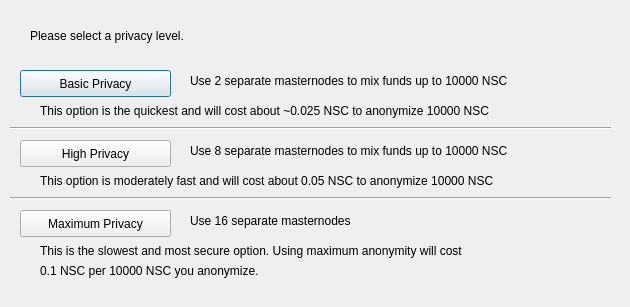
<?xml version="1.0" encoding="UTF-8"?>
<ui version="4.0">
 <class>ObfuscationConfig</class>
 <widget class="QDialog" name="ObfuscationConfig">
  <property name="geometry">
   <rect>
    <x>0</x>
    <y>0</y>
    <width>630</width>
    <height>307</height>
   </rect>
  </property>
  <property name="windowTitle">
   <string>Configure Obfuscation</string>
  </property>
  <widget class="QPushButton" name="buttonBasic">
   <property name="geometry">
    <rect>
     <x>20</x>
     <y>70</y>
     <width>151</width>
     <height>27</height>
    </rect>
   </property>
   <property name="text">
    <string>Basic Privacy</string>
   </property>
  </widget>
  <widget class="QPushButton" name="buttonHigh">
   <property name="geometry">
    <rect>
     <x>20</x>
     <y>140</y>
     <width>151</width>
     <height>27</height>
    </rect>
   </property>
   <property name="text">
    <string>High Privacy</string>
   </property>
  </widget>
  <widget class="QPushButton" name="buttonMax">
   <property name="geometry">
    <rect>
     <x>20</x>
     <y>210</y>
     <width>151</width>
     <height>27</height>
    </rect>
   </property>
   <property name="text">
    <string>Maximum Privacy</string>
   </property>
  </widget>
  <widget class="QLabel" name="label">
   <property name="geometry">
    <rect>
     <x>30</x>
     <y>20</y>
     <width>571</width>
     <height>31</height>
    </rect>
   </property>
   <property name="text">
    <string>Please select a privacy level.</string>
   </property>
  </widget>
  <widget class="QLabel" name="label_2">
   <property name="geometry">
    <rect>
     <x>190</x>
     <y>70</y>
     <width>421</width>
     <height>21</height>
    </rect>
   </property>
   <property name="text">
    <string>Use 2 separate masternodes to mix funds up to 10000 NSC</string>
   </property>
  </widget>
  <widget class="QLabel" name="label_3">
   <property name="geometry">
    <rect>
     <x>190</x>
     <y>140</y>
     <width>411</width>
     <height>21</height>
    </rect>
   </property>
   <property name="text">
    <string>Use 8 separate masternodes to mix funds up to 10000 NSC</string>
   </property>
  </widget>
  <widget class="QLabel" name="label_4">
   <property name="geometry">
    <rect>
     <x>190</x>
     <y>210</y>
     <width>421</width>
     <height>21</height>
    </rect>
   </property>
   <property name="text">
    <string>Use 16 separate masternodes</string>
   </property>
  </widget>
  <widget class="QLabel" name="label_6">
   <property name="geometry">
    <rect>
     <x>40</x>
     <y>100</y>
     <width>561</width>
     <height>21</height>
    </rect>
   </property>
   <property name="text">
    <string>This option is the quickest and will cost about ~0.025 NSC to anonymize 10000 NSC</string>
   </property>
  </widget>
  <widget class="QLabel" name="label_7">
   <property name="geometry">
    <rect>
     <x>40</x>
     <y>170</y>
     <width>561</width>
     <height>21</height>
    </rect>
   </property>
   <property name="text">
    <string>This option is moderately fast and will cost about 0.05 NSC to anonymize 10000 NSC</string>
   </property>
  </widget>
  <widget class="QLabel" name="label_8">
   <property name="geometry">
    <rect>
     <x>40</x>
     <y>240</y>
     <width>561</width>
     <height>21</height>
    </rect>
   </property>
   <property name="text">
    <string>This is the slowest and most secure option. Using maximum anonymity will cost</string>
   </property>
  </widget>
  <widget class="QLabel" name="label_9">
   <property name="geometry">
    <rect>
     <x>40</x>
     <y>260</y>
     <width>561</width>
     <height>21</height>
    </rect>
   </property>
   <property name="text">
    <string>0.1 NSC per 10000 NSC you anonymize.</string>
   </property>
  </widget>
  <widget class="Line" name="line">
   <property name="geometry">
    <rect>
     <x>10</x>
     <y>120</y>
     <width>601</width>
     <height>16</height>
    </rect>
   </property>
   <property name="orientation">
    <enum>Qt::Horizontal</enum>
   </property>
  </widget>
  <widget class="Line" name="line_2">
   <property name="geometry">
    <rect>
     <x>10</x>
     <y>190</y>
     <width>601</width>
     <height>16</height>
    </rect>
   </property>
   <property name="orientation">
    <enum>Qt::Horizontal</enum>
   </property>
  </widget>
 </widget>
 <resources/>
 <connections/>
</ui>
